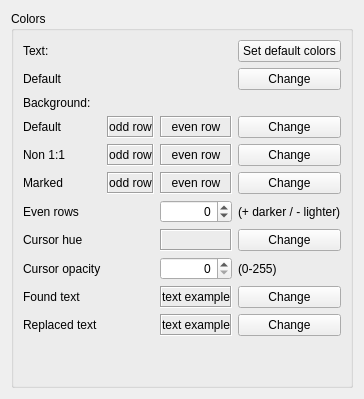
     <widget class="QWidget" name="tab_highlight">
      <attribute name="title">
       <string>Highlight</string>
      </attribute>
      <layout class="QVBoxLayout" name="verticalLayout_5">
       <item>
        <widget class="QGroupBox" name="edcolorsBox">
         <property name="title">
          <string>Colors</string>
         </property>
         <layout class="QGridLayout" name="gridLayout">
          <item row="9" column="2">
           <widget class="QLabel" name="sample_cfound">
            <property name="frameShape">
             <enum>QFrame::Box</enum>
            </property>
            <property name="frameShadow">
             <enum>QFrame::Sunken</enum>
            </property>
            <property name="text">
             <string>text example</string>
            </property>
            <property name="alignment">
             <set>Qt::AlignCenter</set>
            </property>
           </widget>
          </item>
          <item row="4" column="2">
           <widget class="QLabel" name="sample_cnon11_even">
            <property name="frameShape">
             <enum>QFrame::Box</enum>
            </property>
            <property name="frameShadow">
             <enum>QFrame::Sunken</enum>
            </property>
            <property name="text">
             <string>even row</string>
            </property>
            <property name="alignment">
             <set>Qt::AlignCenter</set>
            </property>
           </widget>
          </item>
          <item row="6" column="3">
           <widget class="QLabel" name="label_evenrows2">
            <property name="text">
             <string>(+ darker / - lighter)</string>
            </property>
           </widget>
          </item>
          <item row="2" column="0">
           <widget class="QLabel" name="label_background">
            <property name="text">
             <string>Background:</string>
            </property>
           </widget>
          </item>
          <item row="0" column="0">
           <widget class="QLabel" name="label_foreground">
            <property name="text">
             <string>Text:</string>
            </property>
           </widget>
          </item>
          <item row="8" column="3">
           <widget class="QLabel" name="label_cursorOpacDesc">
            <property name="text">
             <string>(0-255)</string>
            </property>
           </widget>
          </item>
          <item row="6" column="0">
           <widget class="QLabel" name="label_evenrows">
            <property name="text">
             <string>Even rows</string>
            </property>
           </widget>
          </item>
          <item row="1" column="3">
           <widget class="QPushButton" name="changeCFDefaultButton">
            <property name="text">
             <string>Change</string>
            </property>
           </widget>
          </item>
          <item row="3" column="2">
           <widget class="QLabel" name="sample_cdefault_even">
            <property name="frameShape">
             <enum>QFrame::Box</enum>
            </property>
            <property name="frameShadow">
             <enum>QFrame::Sunken</enum>
            </property>
            <property name="text">
             <string>even row</string>
            </property>
            <property name="alignment">
             <set>Qt::AlignCenter</set>
            </property>
           </widget>
          </item>
          <item row="4" column="1">
           <widget class="QLabel" name="sample_cnon11">
            <property name="frameShape">
             <enum>QFrame::Box</enum>
            </property>
            <property name="frameShadow">
             <enum>QFrame::Sunken</enum>
            </property>
            <property name="text">
             <string>odd row</string>
            </property>
            <property name="alignment">
             <set>Qt::AlignCenter</set>
            </property>
           </widget>
          </item>
          <item row="8" column="0">
           <widget class="QLabel" name="label_cursorOpac">
            <property name="text">
             <string>Cursor opacity</string>
            </property>
           </widget>
          </item>
          <item row="5" column="3">
           <widget class="QPushButton" name="changeCMarkedButton">
            <property name="text">
             <string>Change</string>
            </property>
           </widget>
          </item>
          <item row="9" column="3">
           <widget class="QPushButton" name="changeCFoundButton">
            <property name="text">
             <string>Change</string>
            </property>
           </widget>
          </item>
          <item row="10" column="0">
           <widget class="QLabel" name="label_crepl">
            <property name="text">
             <string>Replaced text</string>
            </property>
           </widget>
          </item>
          <item row="6" column="2">
           <widget class="QSpinBox" name="edit_caddDarker">
            <property name="alignment">
             <set>Qt::AlignRight|Qt::AlignTrailing|Qt::AlignVCenter</set>
            </property>
            <property name="minimum">
             <number>-99</number>
            </property>
            <property name="maximum">
             <number>999</number>
            </property>
           </widget>
          </item>
          <item row="10" column="2">
           <widget class="QLabel" name="sample_crepl">
            <property name="frameShape">
             <enum>QFrame::Box</enum>
            </property>
            <property name="frameShadow">
             <enum>QFrame::Sunken</enum>
            </property>
            <property name="text">
             <string>text example</string>
            </property>
            <property name="alignment">
             <set>Qt::AlignCenter</set>
            </property>
           </widget>
          </item>
          <item row="9" column="0">
           <widget class="QLabel" name="label_cfound">
            <property name="text">
             <string>Found text</string>
            </property>
           </widget>
          </item>
          <item row="4" column="0">
           <widget class="QLabel" name="label_cnon11">
            <property name="text">
             <string>Non 1:1</string>
            </property>
           </widget>
          </item>
          <item row="4" column="3">
           <widget class="QPushButton" name="changeCNon11Button">
            <property name="text">
             <string>Change</string>
            </property>
           </widget>
          </item>
          <item row="3" column="3">
           <widget class="QPushButton" name="changeCDefaultButton">
            <property name="text">
             <string>Change</string>
            </property>
           </widget>
          </item>
          <item row="5" column="2">
           <widget class="QLabel" name="sample_cmarked_even">
            <property name="frameShape">
             <enum>QFrame::Box</enum>
            </property>
            <property name="frameShadow">
             <enum>QFrame::Sunken</enum>
            </property>
            <property name="text">
             <string>even row</string>
            </property>
            <property name="alignment">
             <set>Qt::AlignCenter</set>
            </property>
           </widget>
          </item>
          <item row="7" column="0">
           <widget class="QLabel" name="label_ccursor">
            <property name="text">
             <string>Cursor hue</string>
            </property>
           </widget>
          </item>
          <item row="1" column="0">
           <widget class="QLabel" name="label_cfdefault">
            <property name="text">
             <string>Default</string>
            </property>
           </widget>
          </item>
          <item row="10" column="3">
           <widget class="QPushButton" name="changeCReplButton">
            <property name="text">
             <string>Change</string>
            </property>
           </widget>
          </item>
          <item row="7" column="2">
           <widget class="QLabel" name="sample_ccursor">
            <property name="frameShape">
             <enum>QFrame::Box</enum>
            </property>
            <property name="frameShadow">
             <enum>QFrame::Sunken</enum>
            </property>
            <property name="text">
             <string/>
            </property>
            <property name="alignment">
             <set>Qt::AlignCenter</set>
            </property>
           </widget>
          </item>
          <item row="5" column="1">
           <widget class="QLabel" name="sample_cmarked">
            <property name="frameShape">
             <enum>QFrame::Box</enum>
            </property>
            <property name="frameShadow">
             <enum>QFrame::Sunken</enum>
            </property>
            <property name="text">
             <string>odd row</string>
            </property>
            <property name="alignment">
             <set>Qt::AlignCenter</set>
            </property>
           </widget>
          </item>
          <item row="8" column="2">
           <widget class="QSpinBox" name="edit_cursorOpac">
            <property name="alignment">
             <set>Qt::AlignRight|Qt::AlignTrailing|Qt::AlignVCenter</set>
            </property>
            <property name="maximum">
             <number>255</number>
            </property>
           </widget>
          </item>
          <item row="3" column="1">
           <widget class="QLabel" name="sample_cdefault">
            <property name="frameShape">
             <enum>QFrame::Box</enum>
            </property>
            <property name="frameShadow">
             <enum>QFrame::Sunken</enum>
            </property>
            <property name="text">
             <string>odd row</string>
            </property>
            <property name="alignment">
             <set>Qt::AlignCenter</set>
            </property>
           </widget>
          </item>
          <item row="0" column="3">
           <widget class="QPushButton" name="defaultColorsButton">
            <property name="text">
             <string>Set default colors</string>
            </property>
           </widget>
          </item>
          <item row="5" column="0">
           <widget class="QLabel" name="label_cmarked">
            <property name="text">
             <string>Marked</string>
            </property>
           </widget>
          </item>
          <item row="3" column="0">
           <widget class="QLabel" name="label_cdefault">
            <property name="text">
             <string>Default</string>
            </property>
           </widget>
          </item>
          <item row="7" column="3">
           <widget class="QPushButton" name="changeCCursorButton">
            <property name="text">
             <string>Change</string>
            </property>
           </widget>
          </item>
          <item row="11" column="0">
           <spacer name="verticalSpacer_9">
            <property name="orientation">
             <enum>Qt::Vertical</enum>
            </property>
            <property name="sizeHint" stdset="0">
             <size>
              <width>20</width>
              <height>40</height>
             </size>
            </property>
           </spacer>
          </item>
         </layout>
        </widget>
       </item>
      </layout>
     </widget>
